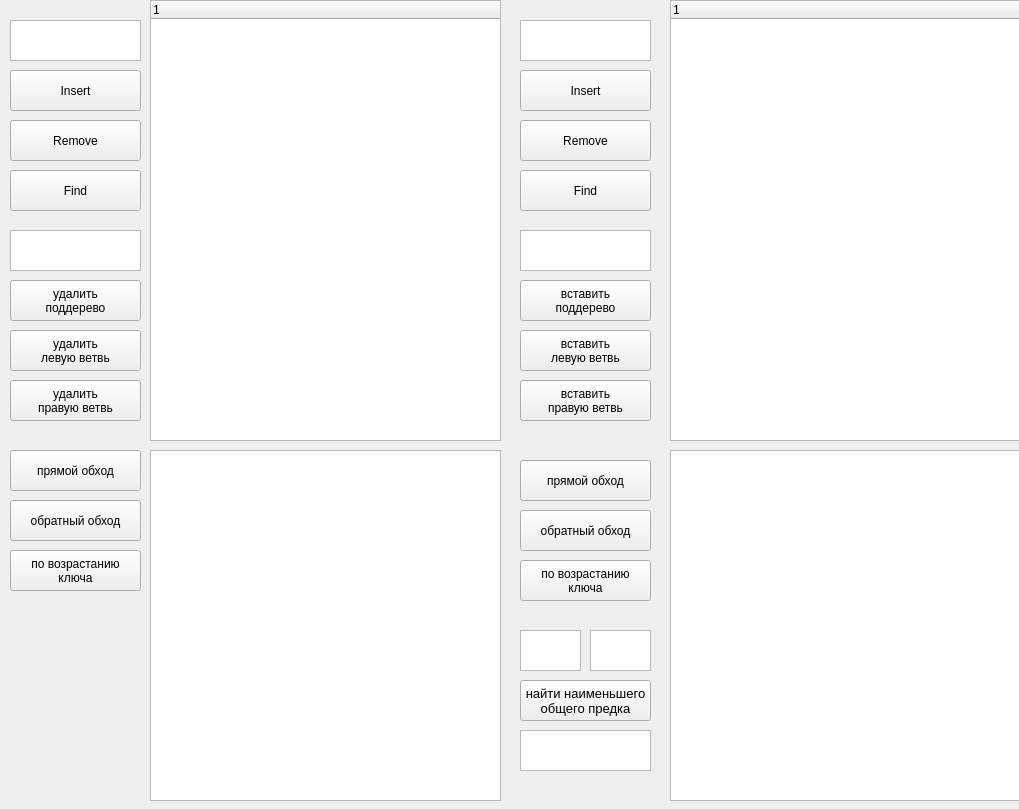
<?xml version="1.0" encoding="UTF-8"?>
<ui version="4.0">
 <class>mainwindow</class>
 <widget class="QWidget" name="mainwindow">
  <property name="geometry">
   <rect>
    <x>0</x>
    <y>0</y>
    <width>1019</width>
    <height>809</height>
   </rect>
  </property>
  <property name="windowTitle">
   <string>mainwindow</string>
  </property>
  <widget class="QTreeWidget" name="treeWidget">
   <property name="geometry">
    <rect>
     <x>150</x>
     <y>0</y>
     <width>351</width>
     <height>441</height>
    </rect>
   </property>
   <column>
    <property name="text">
     <string notr="true">1</string>
    </property>
   </column>
  </widget>
  <widget class="QTreeWidget" name="treeWidget_2">
   <property name="geometry">
    <rect>
     <x>670</x>
     <y>0</y>
     <width>351</width>
     <height>441</height>
    </rect>
   </property>
   <column>
    <property name="text">
     <string notr="true">1</string>
    </property>
   </column>
  </widget>
  <widget class="QPlainTextEdit" name="plainTextEdit">
   <property name="geometry">
    <rect>
     <x>10</x>
     <y>20</y>
     <width>131</width>
     <height>41</height>
    </rect>
   </property>
  </widget>
  <widget class="QPlainTextEdit" name="plainTextEdit_2">
   <property name="geometry">
    <rect>
     <x>520</x>
     <y>20</y>
     <width>131</width>
     <height>41</height>
    </rect>
   </property>
  </widget>
  <widget class="QPushButton" name="insertApushButton">
   <property name="geometry">
    <rect>
     <x>10</x>
     <y>70</y>
     <width>131</width>
     <height>41</height>
    </rect>
   </property>
   <property name="text">
    <string>Insert</string>
   </property>
  </widget>
  <widget class="QPushButton" name="removeApushButton">
   <property name="geometry">
    <rect>
     <x>10</x>
     <y>120</y>
     <width>131</width>
     <height>41</height>
    </rect>
   </property>
   <property name="text">
    <string>Remove</string>
   </property>
  </widget>
  <widget class="QPushButton" name="findApushButton">
   <property name="geometry">
    <rect>
     <x>10</x>
     <y>170</y>
     <width>131</width>
     <height>41</height>
    </rect>
   </property>
   <property name="text">
    <string>Find</string>
   </property>
  </widget>
  <widget class="QPushButton" name="traverse1pushButton">
   <property name="geometry">
    <rect>
     <x>10</x>
     <y>450</y>
     <width>131</width>
     <height>41</height>
    </rect>
   </property>
   <property name="text">
    <string>прямой обход</string>
   </property>
  </widget>
  <widget class="QTextEdit" name="textEdit">
   <property name="geometry">
    <rect>
     <x>150</x>
     <y>450</y>
     <width>351</width>
     <height>351</height>
    </rect>
   </property>
  </widget>
  <widget class="QTextEdit" name="textEdit_2">
   <property name="geometry">
    <rect>
     <x>670</x>
     <y>450</y>
     <width>351</width>
     <height>351</height>
    </rect>
   </property>
  </widget>
  <widget class="QPushButton" name="traverse2pushButton">
   <property name="geometry">
    <rect>
     <x>10</x>
     <y>500</y>
     <width>131</width>
     <height>41</height>
    </rect>
   </property>
   <property name="text">
    <string>обратный обход</string>
   </property>
  </widget>
  <widget class="QPushButton" name="traverse3pushButton">
   <property name="geometry">
    <rect>
     <x>10</x>
     <y>550</y>
     <width>131</width>
     <height>41</height>
    </rect>
   </property>
   <property name="text">
    <string>по возрастанию
ключа</string>
   </property>
  </widget>
  <widget class="QPlainTextEdit" name="plainTextEdit_3">
   <property name="geometry">
    <rect>
     <x>10</x>
     <y>230</y>
     <width>131</width>
     <height>41</height>
    </rect>
   </property>
  </widget>
  <widget class="QPushButton" name="subtreeApushButton">
   <property name="geometry">
    <rect>
     <x>10</x>
     <y>280</y>
     <width>131</width>
     <height>41</height>
    </rect>
   </property>
   <property name="text">
    <string>удалить
поддерево</string>
   </property>
  </widget>
  <widget class="QPushButton" name="ltreeApushButton">
   <property name="geometry">
    <rect>
     <x>10</x>
     <y>330</y>
     <width>131</width>
     <height>41</height>
    </rect>
   </property>
   <property name="text">
    <string>удалить
левую ветвь</string>
   </property>
  </widget>
  <widget class="QPushButton" name="rtreeApushButton">
   <property name="geometry">
    <rect>
     <x>10</x>
     <y>380</y>
     <width>131</width>
     <height>41</height>
    </rect>
   </property>
   <property name="text">
    <string>удалить
правую ветвь</string>
   </property>
  </widget>
  <widget class="QPushButton" name="traverse5pushButton">
   <property name="geometry">
    <rect>
     <x>520</x>
     <y>510</y>
     <width>131</width>
     <height>41</height>
    </rect>
   </property>
   <property name="text">
    <string>обратный обход</string>
   </property>
  </widget>
  <widget class="QPushButton" name="traverse6pushButton">
   <property name="geometry">
    <rect>
     <x>520</x>
     <y>560</y>
     <width>131</width>
     <height>41</height>
    </rect>
   </property>
   <property name="text">
    <string>по возрастанию
ключа</string>
   </property>
  </widget>
  <widget class="QPushButton" name="traverse4pushButton">
   <property name="geometry">
    <rect>
     <x>520</x>
     <y>460</y>
     <width>131</width>
     <height>41</height>
    </rect>
   </property>
   <property name="text">
    <string>прямой обход</string>
   </property>
  </widget>
  <widget class="QPushButton" name="ltreeBpushButton">
   <property name="geometry">
    <rect>
     <x>520</x>
     <y>330</y>
     <width>131</width>
     <height>41</height>
    </rect>
   </property>
   <property name="text">
    <string>вставить
левую ветвь</string>
   </property>
  </widget>
  <widget class="QPushButton" name="subtreeBpushButton">
   <property name="geometry">
    <rect>
     <x>520</x>
     <y>280</y>
     <width>131</width>
     <height>41</height>
    </rect>
   </property>
   <property name="text">
    <string>вставить
поддерево</string>
   </property>
  </widget>
  <widget class="QPushButton" name="rtreeBpushButton">
   <property name="geometry">
    <rect>
     <x>520</x>
     <y>380</y>
     <width>131</width>
     <height>41</height>
    </rect>
   </property>
   <property name="text">
    <string>вставить
правую ветвь</string>
   </property>
  </widget>
  <widget class="QPlainTextEdit" name="plainTextEdit_4">
   <property name="geometry">
    <rect>
     <x>520</x>
     <y>230</y>
     <width>131</width>
     <height>41</height>
    </rect>
   </property>
  </widget>
  <widget class="QPushButton" name="insertBpushButton">
   <property name="geometry">
    <rect>
     <x>520</x>
     <y>70</y>
     <width>131</width>
     <height>41</height>
    </rect>
   </property>
   <property name="text">
    <string>Insert</string>
   </property>
  </widget>
  <widget class="QPushButton" name="removeBpushButton">
   <property name="geometry">
    <rect>
     <x>520</x>
     <y>120</y>
     <width>131</width>
     <height>41</height>
    </rect>
   </property>
   <property name="text">
    <string>Remove</string>
   </property>
  </widget>
  <widget class="QPushButton" name="findBpushButton">
   <property name="geometry">
    <rect>
     <x>520</x>
     <y>170</y>
     <width>131</width>
     <height>41</height>
    </rect>
   </property>
   <property name="text">
    <string>Find</string>
   </property>
  </widget>
  <widget class="QPlainTextEdit" name="xplainTextEdit">
   <property name="geometry">
    <rect>
     <x>520</x>
     <y>630</y>
     <width>61</width>
     <height>41</height>
    </rect>
   </property>
  </widget>
  <widget class="QPlainTextEdit" name="yplainTextEdit">
   <property name="geometry">
    <rect>
     <x>590</x>
     <y>630</y>
     <width>61</width>
     <height>41</height>
    </rect>
   </property>
  </widget>
  <widget class="QPushButton" name="lcapushButton">
   <property name="geometry">
    <rect>
     <x>520</x>
     <y>680</y>
     <width>131</width>
     <height>41</height>
    </rect>
   </property>
   <property name="font">
    <font>
     <pointsize>10</pointsize>
    </font>
   </property>
   <property name="text">
    <string>найти наименьшего
общего предка</string>
   </property>
  </widget>
  <widget class="QPlainTextEdit" name="plainTextEdit_5">
   <property name="geometry">
    <rect>
     <x>520</x>
     <y>730</y>
     <width>131</width>
     <height>41</height>
    </rect>
   </property>
   <property name="textInteractionFlags">
    <set>Qt::TextSelectableByKeyboard|Qt::TextSelectableByMouse</set>
   </property>
  </widget>
 </widget>
 <resources/>
 <connections/>
</ui>
